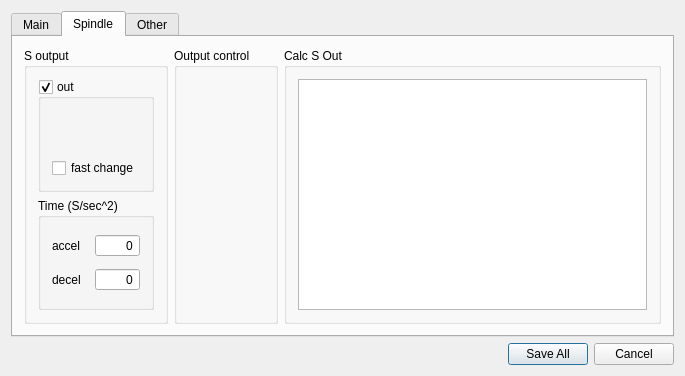
<?xml version="1.0" encoding="UTF-8"?>
<ui version="4.0">
 <class>WLEditMillWidget</class>
 <widget class="QDialog" name="WLEditMillWidget">
  <property name="geometry">
   <rect>
    <x>0</x>
    <y>0</y>
    <width>680</width>
    <height>352</height>
   </rect>
  </property>
  <property name="windowTitle">
   <string>Edit WLMill</string>
  </property>
  <layout class="QGridLayout" name="gridLayout_11">
   <item row="2" column="2">
    <widget class="QDialogButtonBox" name="buttonBox">
     <property name="standardButtons">
      <set>QDialogButtonBox::Cancel|QDialogButtonBox::SaveAll</set>
     </property>
    </widget>
   </item>
   <item row="1" column="2">
    <widget class="QTabWidget" name="tabWidget">
     <property name="currentIndex">
      <number>1</number>
     </property>
     <widget class="QWidget" name="tab">
      <attribute name="title">
       <string>Main</string>
      </attribute>
      <layout class="QGridLayout" name="gridLayout_14">
       <item row="1" column="2">
        <widget class="QGroupBox" name="groupBox_3">
         <property name="title">
          <string>Smooth</string>
         </property>
         <layout class="QGridLayout" name="gridLayout_2">
          <item row="0" column="0">
           <widget class="QLabel" name="label_6">
            <property name="text">
             <string>Angle</string>
            </property>
           </widget>
          </item>
          <item row="0" column="1">
           <widget class="QDoubleSpinBox" name="sbSmoothAng">
            <property name="maximum">
             <double>30.000000000000000</double>
            </property>
           </widget>
          </item>
         </layout>
        </widget>
       </item>
       <item row="0" column="2">
        <widget class="QGroupBox" name="groupBox_5">
         <property name="title">
          <string>Search order</string>
         </property>
         <layout class="QGridLayout" name="gridLayout_5">
          <item row="0" column="0">
           <widget class="QLineEdit" name="leStrFindDrivePos"/>
          </item>
         </layout>
        </widget>
       </item>
       <item row="6" column="0">
        <widget class="QPushButton" name="pbVerError">
         <property name="text">
          <string>verify error</string>
         </property>
        </widget>
       </item>
       <item row="5" column="2">
        <widget class="QGroupBox" name="groupBox">
         <property name="sizePolicy">
          <sizepolicy hsizetype="Minimum" vsizetype="Preferred">
           <horstretch>0</horstretch>
           <verstretch>0</verstretch>
          </sizepolicy>
         </property>
         <property name="title">
          <string>Feed</string>
         </property>
         <layout class="QGridLayout" name="gridLayout_6">
          <item row="0" column="2">
           <widget class="QDoubleSpinBox" name="sbFbls">
            <property name="sizePolicy">
             <sizepolicy hsizetype="Preferred" vsizetype="Preferred">
              <horstretch>0</horstretch>
              <verstretch>0</verstretch>
             </sizepolicy>
            </property>
            <property name="minimumSize">
             <size>
              <width>70</width>
              <height>0</height>
             </size>
            </property>
            <property name="suffix">
             <string>mm/min</string>
            </property>
            <property name="decimals">
             <number>1</number>
            </property>
            <property name="minimum">
             <double>0.000000000000000</double>
            </property>
            <property name="maximum">
             <double>60000.000000000000000</double>
            </property>
           </widget>
          </item>
          <item row="0" column="0">
           <widget class="QLabel" name="label_10">
            <property name="sizePolicy">
             <sizepolicy hsizetype="Preferred" vsizetype="Maximum">
              <horstretch>0</horstretch>
              <verstretch>0</verstretch>
             </sizepolicy>
            </property>
            <property name="text">
             <string>Backlash</string>
            </property>
           </widget>
          </item>
         </layout>
        </widget>
       </item>
       <item row="0" column="1" rowspan="2">
        <widget class="QGroupBox" name="groupBox_6">
         <property name="sizePolicy">
          <sizepolicy hsizetype="Minimum" vsizetype="Preferred">
           <horstretch>0</horstretch>
           <verstretch>0</verstretch>
          </sizepolicy>
         </property>
         <property name="title">
          <string>Pause</string>
         </property>
         <layout class="QGridLayout" name="gridLayout_12">
          <item row="0" column="1">
           <widget class="QDoubleSpinBox" name="sbHPause">
            <property name="toolTip">
             <string>pause height</string>
            </property>
            <property name="decimals">
             <number>2</number>
            </property>
            <property name="minimum">
             <double>-10000.000000000000000</double>
            </property>
            <property name="maximum">
             <double>10000.000000000000000</double>
            </property>
           </widget>
          </item>
          <item row="0" column="0">
           <widget class="QCheckBox" name="cbHPause">
            <property name="text">
             <string>G53 Z</string>
            </property>
           </widget>
          </item>
          <item row="1" column="0">
           <widget class="QLabel" name="label_5">
            <property name="text">
             <string>speed Pause</string>
            </property>
           </widget>
          </item>
          <item row="1" column="1">
           <widget class="QSpinBox" name="sbPerFpause">
            <property name="enabled">
             <bool>true</bool>
            </property>
            <property name="suffix">
             <string notr="true">%</string>
            </property>
            <property name="minimum">
             <number>1</number>
            </property>
            <property name="maximum">
             <number>100</number>
            </property>
            <property name="singleStep">
             <number>1</number>
            </property>
            <property name="value">
             <number>25</number>
            </property>
           </widget>
          </item>
         </layout>
        </widget>
       </item>
       <item row="3" column="1" rowspan="3">
        <widget class="QGroupBox" name="groupBox_2">
         <property name="title">
          <string>Probe</string>
         </property>
         <layout class="QGridLayout" name="gridLayout">
          <item row="1" column="1">
           <widget class="QComboBox" name="cbActSafeProbe"/>
          </item>
          <item row="1" column="0">
           <widget class="QLabel" name="label">
            <property name="text">
             <string>safe probe</string>
            </property>
           </widget>
          </item>
          <item row="0" column="0" colspan="2">
           <widget class="WLEditIOWidget" name="editInProbe" native="true"/>
          </item>
          <item row="2" column="0" colspan="2">
           <widget class="QCheckBox" name="cbAutoSetSafeProbe">
            <property name="text">
             <string>autoset SafeProbe</string>
            </property>
           </widget>
          </item>
         </layout>
        </widget>
       </item>
       <item row="3" column="0" rowspan="3">
        <widget class="QGroupBox" name="groupBox_8">
         <property name="title">
          <string>Input control</string>
         </property>
         <layout class="QGridLayout" name="gridLayout_17">
          <item row="1" column="0">
           <widget class="WLEditIOWidget" name="editInStop" native="true"/>
          </item>
          <item row="0" column="0">
           <widget class="WLEditIOWidget" name="editInPause" native="true"/>
          </item>
         </layout>
        </widget>
       </item>
       <item row="0" column="0" rowspan="2">
        <widget class="QGroupBox" name="groupBox_4">
         <property name="title">
          <string>Input enable</string>
         </property>
         <layout class="QGridLayout" name="gridLayout_4">
          <item row="1" column="0">
           <widget class="WLEditIOWidget" name="editInSD" native="true"/>
          </item>
          <item row="0" column="0">
           <widget class="WLEditIOWidget" name="editInEMG" native="true"/>
          </item>
         </layout>
        </widget>
       </item>
      </layout>
     </widget>
     <widget class="QWidget" name="tab_2">
      <attribute name="title">
       <string>Spindle</string>
      </attribute>
      <layout class="QGridLayout" name="gridLayout_16">
       <item row="0" column="0">
        <widget class="QGroupBox" name="gbPWMOut">
         <property name="title">
          <string>S output</string>
         </property>
         <property name="checkable">
          <bool>false</bool>
         </property>
         <property name="checked">
          <bool>false</bool>
         </property>
         <layout class="QGridLayout" name="gridLayout_3">
          <item row="0" column="1">
           <widget class="QGroupBox" name="gbSOut">
            <property name="title">
             <string>out</string>
            </property>
            <property name="checkable">
             <bool>true</bool>
            </property>
            <layout class="QGridLayout" name="gridLayout_8">
             <item row="4" column="0">
              <widget class="QCheckBox" name="cbFastChangeSOut">
               <property name="text">
                <string>fast change</string>
               </property>
              </widget>
             </item>
             <item row="2" column="0">
              <widget class="WLEditIOWidget" name="editOutSAOUT" native="true"/>
             </item>
             <item row="1" column="0">
              <widget class="WLEditIOWidget" name="editOutSPWM" native="true"/>
             </item>
             <item row="0" column="0">
              <widget class="WLEditIOWidget" name="editOutSOUT" native="true"/>
             </item>
            </layout>
           </widget>
          </item>
          <item row="1" column="1">
           <widget class="QGroupBox" name="groupBox_10">
            <property name="title">
             <string>Time (S/sec^2)</string>
            </property>
            <layout class="QGridLayout" name="gridLayout_15">
             <item row="0" column="0">
              <widget class="QLabel" name="label_9">
               <property name="text">
                <string>accel</string>
               </property>
              </widget>
             </item>
             <item row="2" column="0">
              <widget class="QLabel" name="label_12">
               <property name="text">
                <string>decel</string>
               </property>
              </widget>
             </item>
             <item row="2" column="1">
              <widget class="QDoubleSpinBox" name="sbDecSOut">
               <property name="alignment">
                <set>Qt::AlignRight|Qt::AlignTrailing|Qt::AlignVCenter</set>
               </property>
               <property name="buttonSymbols">
                <enum>QAbstractSpinBox::NoButtons</enum>
               </property>
               <property name="decimals">
                <number>0</number>
               </property>
               <property name="maximum">
                <double>99999.000000000000000</double>
               </property>
               <property name="singleStep">
                <double>1.000000000000000</double>
               </property>
              </widget>
             </item>
             <item row="0" column="1">
              <widget class="QDoubleSpinBox" name="sbAccSOut">
               <property name="alignment">
                <set>Qt::AlignRight|Qt::AlignTrailing|Qt::AlignVCenter</set>
               </property>
               <property name="buttonSymbols">
                <enum>QAbstractSpinBox::NoButtons</enum>
               </property>
               <property name="decimals">
                <number>0</number>
               </property>
               <property name="maximum">
                <double>99999.000000000000000</double>
               </property>
               <property name="singleStep">
                <double>1.000000000000000</double>
               </property>
              </widget>
             </item>
            </layout>
           </widget>
          </item>
         </layout>
        </widget>
       </item>
       <item row="0" column="2">
        <widget class="QGroupBox" name="gbCorrectSOut">
         <property name="title">
          <string>Calc S Out</string>
         </property>
         <property name="checkable">
          <bool>false</bool>
         </property>
         <layout class="QGridLayout" name="gridLayout_10">
          <item row="0" column="1">
           <widget class="QTableWidget" name="twCalcSout"/>
          </item>
         </layout>
        </widget>
       </item>
       <item row="0" column="1">
        <widget class="QGroupBox" name="groupBox_12">
         <property name="title">
          <string>Output control</string>
         </property>
         <layout class="QGridLayout" name="gridLayout_19">
          <item row="1" column="0">
           <widget class="WLEditIOWidget" name="editOutENBSpindle" native="true"/>
          </item>
          <item row="0" column="0">
           <widget class="WLEditIOWidget" name="editOutRUNSpindle" native="true"/>
          </item>
          <item row="2" column="0">
           <spacer name="verticalSpacer_2">
            <property name="orientation">
             <enum>Qt::Vertical</enum>
            </property>
            <property name="sizeHint" stdset="0">
             <size>
              <width>20</width>
              <height>40</height>
             </size>
            </property>
           </spacer>
          </item>
         </layout>
        </widget>
       </item>
      </layout>
     </widget>
     <widget class="QWidget" name="tab_3">
      <attribute name="title">
       <string>Other</string>
      </attribute>
      <layout class="QGridLayout" name="gridLayout_13">
       <item row="0" column="0">
        <widget class="QGroupBox" name="groupBox_7">
         <property name="title">
          <string>Percent manual</string>
         </property>
         <layout class="QGridLayout" name="gridLayout_9">
          <item row="0" column="0">
           <widget class="QLineEdit" name="lePercentManual"/>
          </item>
         </layout>
        </widget>
       </item>
       <item row="0" column="1" rowspan="3">
        <widget class="QGroupBox" name="groupBox_9">
         <property name="title">
          <string>Other</string>
         </property>
         <layout class="QGridLayout" name="gridLayout_7">
          <item row="4" column="0">
           <widget class="QCheckBox" name="cbUseDriveA">
            <property name="text">
             <string>use Drive A</string>
            </property>
           </widget>
          </item>
          <item row="1" column="0">
           <widget class="QCheckBox" name="cbUseGModel">
            <property name="text">
             <string>use GModel</string>
            </property>
           </widget>
          </item>
          <item row="8" column="0">
           <widget class="QLabel" name="label_7">
            <property name="text">
             <string>Heart connect</string>
            </property>
           </widget>
          </item>
          <item row="9" column="0">
           <widget class="QLabel" name="label_8">
            <property name="text">
             <string>Timeout connect</string>
            </property>
           </widget>
          </item>
          <item row="5" column="0">
           <widget class="QCheckBox" name="cbUseDriveB">
            <property name="text">
             <string>use Drive B</string>
            </property>
           </widget>
          </item>
          <item row="0" column="0">
           <widget class="QCheckBox" name="cbAutoStart">
            <property name="text">
             <string>autostart GCode</string>
            </property>
           </widget>
          </item>
          <item row="8" column="1">
           <widget class="QSpinBox" name="sbHeartMs">
            <property name="enabled">
             <bool>true</bool>
            </property>
            <property name="suffix">
             <string>ms</string>
            </property>
            <property name="maximum">
             <number>5000</number>
            </property>
            <property name="singleStep">
             <number>1</number>
            </property>
           </widget>
          </item>
          <item row="9" column="1">
           <widget class="QSpinBox" name="sbTimeoutMs">
            <property name="enabled">
             <bool>true</bool>
            </property>
            <property name="suffix">
             <string>ms</string>
            </property>
            <property name="minimum">
             <number>10000</number>
            </property>
            <property name="maximum">
             <number>30000</number>
            </property>
            <property name="singleStep">
             <number>1</number>
            </property>
           </widget>
          </item>
          <item row="2" column="0">
           <widget class="QCheckBox" name="cbUseMPG">
            <property name="text">
             <string>use MPG</string>
            </property>
           </widget>
          </item>
         </layout>
        </widget>
       </item>
       <item row="2" column="0">
        <spacer name="verticalSpacer">
         <property name="orientation">
          <enum>Qt::Vertical</enum>
         </property>
         <property name="sizeHint" stdset="0">
          <size>
           <width>20</width>
           <height>40</height>
          </size>
         </property>
        </spacer>
       </item>
       <item row="1" column="0">
        <widget class="QGroupBox" name="groupBox_11">
         <property name="title">
          <string>Start at...</string>
         </property>
         <layout class="QGridLayout" name="gridLayout_18">
          <item row="0" column="0">
           <widget class="QDoubleSpinBox" name="sbDistZG1">
            <property name="prefix">
             <string>Dist (Z dowb G1) =</string>
            </property>
            <property name="suffix">
             <string>mm</string>
            </property>
            <property name="minimum">
             <double>0.000000000000000</double>
            </property>
            <property name="maximum">
             <double>100.000000000000000</double>
            </property>
           </widget>
          </item>
          <item row="0" column="1">
           <widget class="QDoubleSpinBox" name="sbFeedZG1">
            <property name="prefix">
             <string>F (Z down G1) = </string>
            </property>
            <property name="suffix">
             <string>mm/m</string>
            </property>
            <property name="decimals">
             <number>1</number>
            </property>
            <property name="minimum">
             <double>0.000000000000000</double>
            </property>
            <property name="maximum">
             <double>5000.000000000000000</double>
            </property>
           </widget>
          </item>
         </layout>
        </widget>
       </item>
      </layout>
     </widget>
    </widget>
   </item>
  </layout>
 </widget>
 <layoutdefault spacing="6" margin="11"/>
 <customwidgets>
  <customwidget>
   <class>WLEditIOWidget</class>
   <extends>QWidget</extends>
   <header>wleditiowidget.h</header>
   <container>1</container>
  </customwidget>
 </customwidgets>
 <resources/>
 <connections>
  <connection>
   <sender>buttonBox</sender>
   <signal>accepted()</signal>
   <receiver>WLEditMillWidget</receiver>
   <slot>accept()</slot>
   <hints>
    <hint type="sourcelabel">
     <x>443</x>
     <y>445</y>
    </hint>
    <hint type="destinationlabel">
     <x>437</x>
     <y>232</y>
    </hint>
   </hints>
  </connection>
  <connection>
   <sender>buttonBox</sender>
   <signal>rejected()</signal>
   <receiver>WLEditMillWidget</receiver>
   <slot>reject()</slot>
   <hints>
    <hint type="sourcelabel">
     <x>443</x>
     <y>445</y>
    </hint>
    <hint type="destinationlabel">
     <x>437</x>
     <y>232</y>
    </hint>
   </hints>
  </connection>
  <connection>
   <sender>cbHPause</sender>
   <signal>toggled(bool)</signal>
   <receiver>sbHPause</receiver>
   <slot>setEnabled(bool)</slot>
   <hints>
    <hint type="sourcelabel">
     <x>544</x>
     <y>273</y>
    </hint>
    <hint type="destinationlabel">
     <x>605</x>
     <y>273</y>
    </hint>
   </hints>
  </connection>
 </connections>
</ui>
